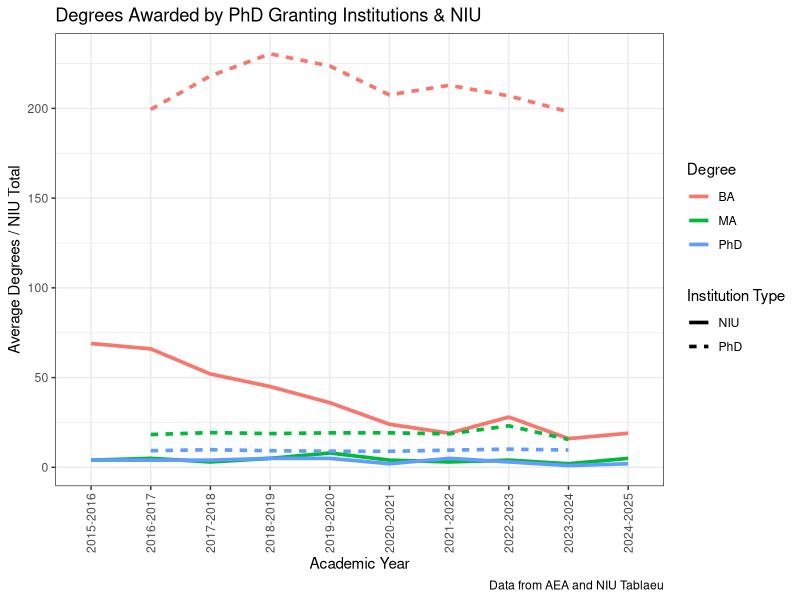

Source code (R): (Note: this script raises an error after producing the figure.)
rm(list = ls())

library(tidyverse)

#Load Data
AEA.degree <- read.csv(file = "./Data/AEA Degree Awarded.csv", header = TRUE, as.is = TRUE)
NIU.degree <- read.csv(file = "./Data/Tableau NIU Degree.csv", header = TRUE, as.is = TRUE)


#Degrees Awarded

niu.degree <- NIU.degree %>%
  filter(Degree != "NIU") %>%
  mutate(Degree2 = case_when(substr(Degree, 1, 1) == "B" ~ "BA",
                             TRUE ~ Degree)) %>%
  group_by(Degree2, Academic_Year) %>%
  summarise(count = sum(Count)) %>%
  ungroup() %>%
  mutate(N = 1,
         Institute_Type = "NIU") %>%
  rename("Degree" = "Degree2",
         "Count" = "count")

degree <- AEA.degree %>%
  bind_rows(niu.degree) %>%
  mutate(avg_degree = Count / N)

#Visualizations

degree2 <- degree %>%
  filter(Degree != "CLAS",
         Degree != "NIUD",
         !is.na(Count))

ggplot(degree2) +
  geom_line(aes(x = Academic_Year, y = avg_degree, color = Degree, 
                linetype = factor(Institute_Type, levels = c("NIU", "PhD")), group = interaction(Institute_Type, Degree)), 
            linewidth = 1.25,
            data=filter(degree2, Institute_Type == "PhD" | Institute_Type == "NIU"))+ 
  labs(title = "Degrees Awarded by PhD Granting Institutions & NIU",
       y = "Average Degrees / NIU Total",
       x = "Academic Year",
       caption = "Data from AEA and NIU Tablaeu",
       linetype = "Institution Type") +
  theme_bw()+
  theme(axis.text.x = element_text(angle = 90, vjust = 0.5, hjust=1)) 
ggsave("./Graphics/aea_niu_phd.png")

ggplot(degree2) +
  geom_line(aes(x = Academic_Year, y = avg_degree, color = Degree, 
                linetype = factor(Institute_Type, levels = c("NIU", "MA")), group = interaction(Institute_Type, Degree)), 
            linewidth = 1.25,
            data=filter(degree2, Institute_Type == "MA" | Institute_Type == "NIU"))+ 
  labs(title = "Degrees Awarded by MA Only Institutions & NIU",
       y = "Average Degrees / NIU Total",
       x = "Academic Year",
       caption = "Data from AEA and NIU Tablaeu",
       linetype = "Institution Type") +
  theme_bw()+
  theme(axis.text.x = element_text(angle = 90, vjust = 0.5, hjust=1)) 
ggsave("./Graphics/aea_niu_ma.png")

ggplot(degree) +
  geom_line(aes(x = Academic_Year, y = avg_degree, color = Degree, 
                linetype = factor(Institute_Type, levels = c("NIU", "BA")), group = interaction(Institute_Type, Degree)), 
            linewidth = 1.25,
            data=filter(degree2, Institute_Type == "BA" | Institute_Type == "NIU"))+ 
  labs(title = "Degrees Awarded by Bachelor Only Institutions & NIU",
       y = "Average Degrees / NIU Total",
       x = "Academic Year",
       caption = "Data from AEA and NIU Tablaeu",
       linetype = "Institution Type") +
  theme_bw()+
  theme(axis.text.x = element_text(angle = 90, vjust = 0.5, hjust=1)) 
ggsave("./Graphics/aea_niu_bac.png")


#In terms of percentage changes in degrees awarded at NIU

year <- NIU.degree %>%
  filter(Degree != "BS",
         Degree != "BSFE" ,
         Degree != "MA",
         Degree != "PhD") %>%
  
  select(Academic_Year)


niu2 <- NIU.degree %>%
  mutate(Class = case_when(substr(Degree, 1, 1) == "B" ~ "Dept",
                             Degree == "MA" ~ "Dept",
                             Degree == "PhD" ~ "Dept",
                             TRUE ~ Degree)) %>%
  summarise(Count = sum(Count), .by = c(Class, Academic_Year)) %>%
  reframe(delta.count = Count/Count[1], .by = Class) %>%
  bind_cols(year) %>%
  pivot_wider(id_cols = Academic_Year, names_from = Class, values_from = delta.count ) %>%
  rename("NIUE" = "NIU") %>%
  mutate(growth_ad = Dept/NIUE,
         growth_da = Dept/NIUD,
         growth_clas = Dept/CLAS) %>%
  filter(!is.na(Dept)) %>%
  pivot_longer(cols = -"Academic_Year", names_to = "Level", values_to = "Rate")



ggplot(filter(niu2, Level == "growth_ad")) +
  geom_hline(aes(yintercept = 1.0), linewidth = 2) +
  #geom_hline(aes(yintercept = 0), linewidth = 1, linetype = "dashed") +
  #geom_rect(aes(xmin = 0.5, xmax = 1.5, ymin = -0.55, ymax = max(Rate)+.05), alpha = 0.025)+
  #geom_rect(aes(xmin = 6.5, xmax = 7.5, ymin = -0.55, ymax = max(Rate)+.05), fill = "blue", alpha = 0.025)+
  geom_line(aes(x = Academic_Year, y = Rate, group = 1), color = "red", linewidth = 1.25)+
  labs(title = "Ratio of Changes in NIU Admission and Department Degrees",
       y = "Ratio",
       x = "Academic Year",
       caption = "Data from NIU; shaded area denotes divergent growth") +
  theme_bw()+
  theme(axis.text.x = element_text(angle = 90, vjust = 0.5, hjust=1)) 


ggplot(filter(niu2, Level == "growth_da")) +
  geom_hline(aes(yintercept = 1.0), linewidth = 2) +
  #geom_hline(aes(yintercept = 0), linewidth = 1, linetype = "dashed") +
  #geom_rect(aes(xmin = 1.5, xmax = 2.5, ymin = -0.55, ymax = max(Rate)+.05), alpha = 0.025)+
  #geom_rect(aes(xmin = 6.5, xmax = 7.5, ymin = -0.55, ymax = max(Rate)+.05), fill = "blue", alpha = 0.025)+
  #geom_rect(aes(xmin = 8.5, xmax = 9.5, ymin = -0.55, ymax = max(Rate)+.05), fill = "blue", alpha = 0.025)+
  geom_line(aes(x = Academic_Year, y = Rate, group = 1), color = "red", linewidth = 1.25)+
  labs(title = "Ratio of Changes in NIU Degrees and Department Degrees",
       y = "Ratio",
       x = "Academic Year",
       caption = "Data from NIU; shaded area denotes divergent growth") +
  theme_bw()+
  theme(axis.text.x = element_text(angle = 90, vjust = 0.5, hjust=1)) 

ggplot(filter(niu2, Level == "growth_clas")) +
  geom_hline(aes(yintercept = 1.0), linewidth = 2) +
  #geom_hline(aes(yintercept = 0), linewidth = 1, linetype = "dashed") +
  #geom_rect(aes(xmin = 1.5, xmax = 2.5, ymin = -0.55, ymax = max(Rate)+.05), alpha = 0.025)+
  #geom_rect(aes(xmin = 6.5, xmax = 7.5, ymin = -0.55, ymax = max(Rate)+.05), fill = "blue", alpha = 0.025)+
  #geom_rect(aes(xmin = 8.5, xmax = 9.5, ymin = -0.55, ymax = max(Rate)+.05), fill = "blue", alpha = 0.025)+
  geom_line(aes(x = Academic_Year, y = Rate, group = 1), color = "red", linewidth = 1.25)+
  labs(title = "Ratio of Changes in CLAS Degrees and Department Degrees",
       y = "Ratio",
       x = "Academic Year",
       caption = "Data from NIU; shaded area denotes divergent growth") +
  theme_bw()+
  theme(axis.text.x = element_text(angle = 90, vjust = 0.5, hjust=1)) 

ggplot(filter(niu2, !grepl("growth|NIUE", Level))) +
  geom_hline(aes(yintercept = 1), linewidth = 1) +
  geom_line(aes(x = Academic_Year, y = Rate, group = Level, color = Level), linewidth = 1.1) +
  labs(title = "Number of Degrees Awarded Normalized to 2015",
       y = "Ratio",
       x = "Academic Year",
       caption = "Data from NIU") +
  guides(color = guide_legend(nrow = 1)) +
  theme_bw()+
  theme(axis.text.x = element_text(angle = 90, vjust = 0.5, hjust=1),
        legend.position="bottom") 
ggsave("./Graphics/deg_niu_norm.png")



